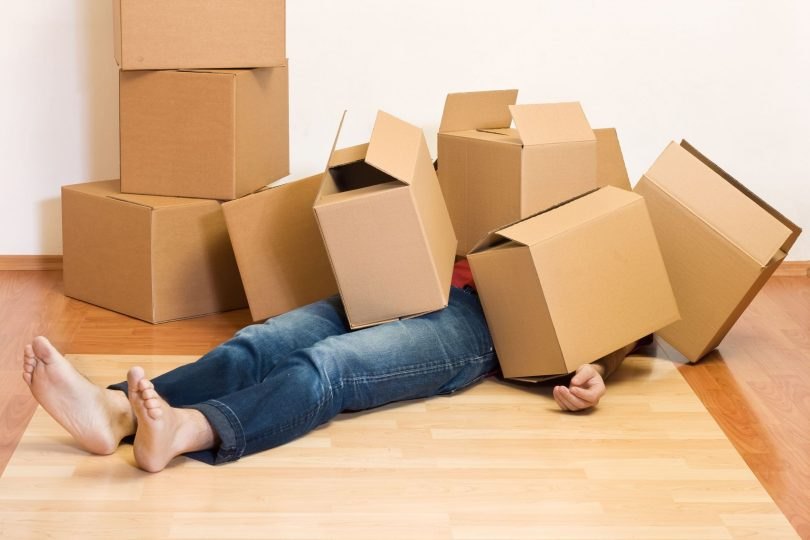
#> input picture JupyterNotebooks/opencv/boxes.jpg, 810 x 540 px, given in place of the camera
$ python cam.test.04.py
#> lines starting #> are read from the running program, lines starting #| are printed output that depends on the picture; after the words box and inside, x2 and y2 are one past the last pixel; in counts of white or black regions, pixels touching at a corner belong together
#
# pip install opencv-python
#
import cv2
import numpy as np

print('Using OpenCV version', cv2.__version__)
cam = cv2.VideoCapture(0)
w = 512
h = 384
cam.set(3, w)
cam.set(4, h)

verboseContour = False
verbose = False

while True:
    ret, image = cam.read()
#> image is the input picture: shape (540, 810, 3); mean B, G, R 144, 174.9, 208.7
    if ret:
        cv2.imshow('Original', image)
        # cv2.imwrite('./snap1.jpg', image)

        img_gray = cv2.cvtColor(image, cv2.COLOR_BGR2GRAY)
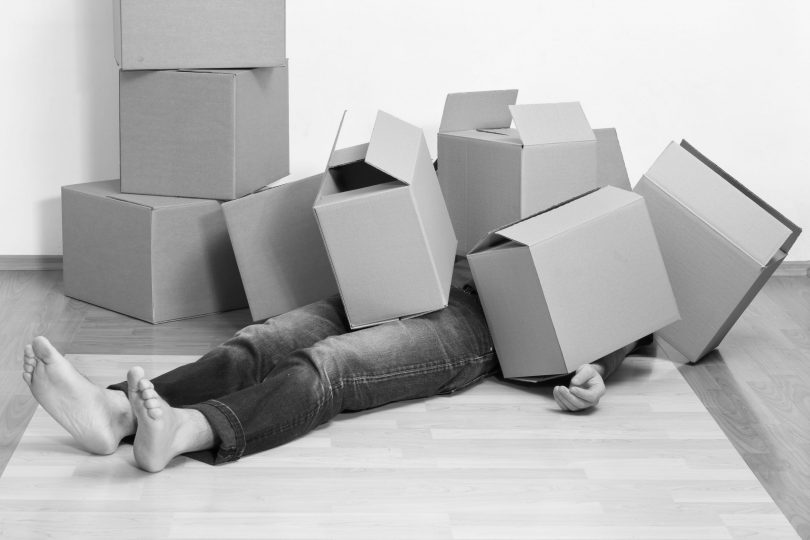
#> img_gray: shape (540, 810); min 1, max 252, mean 181.5
        cv2.imshow('Gray', img_gray)

        ret, thresh = cv2.threshold(img_gray, 127, 255, 0)
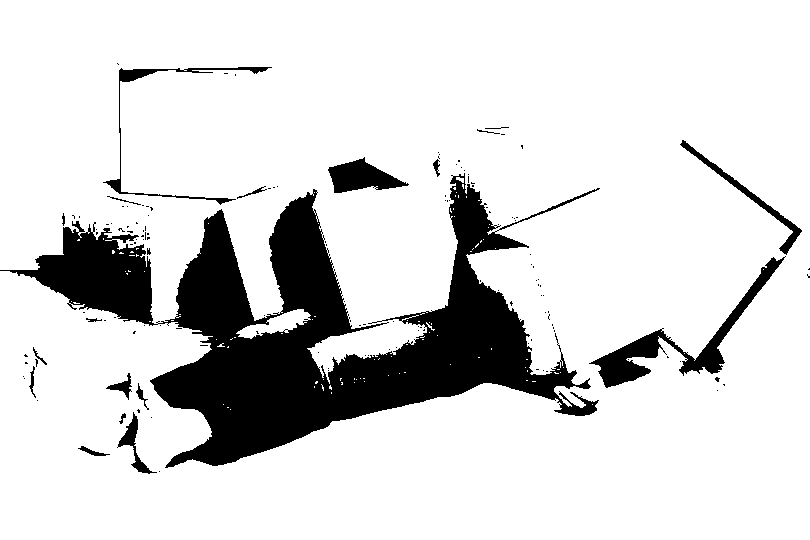
#> thresh: shape (540, 810); 84.7% white; 144 black regions (124 under 20 px)
        height, width = thresh.shape[:2]
#> height = 540; width = 810
        # cv2.imshow('Thresh {}x{}'.format(width, height), thresh)
        cv2.imshow('Thresh', thresh)
        try:
            # Only 2 prms returned!!!
            contours, hierarchy = cv2.findContours(thresh, cv2.RETR_TREE, cv2.CHAIN_APPROX_SIMPLE)
#> contours = 325 contours, 295 with area under 20; largest, box (x1, y1, x2, y2) and area: (0, 0, 810, 540) 428114, (149, 172, 600, 469) 52104, (588, 256, 786, 389) 4180, (327, 156, 410, 194) 1672, (102, 66, 273, 206) 1564
            if verboseContour:
                print("Contours were found!! list of {} elements (ndarrays)".format(len(contours)))
                for i in range(len(contours)):
                    nb_points = len(contours[i])
                    if nb_points > 50:
                        print("Contour {} has {} points".format(i, nb_points))

            # Print contours on original image
            # cv2.drawContours(image, contours, -1, (0, 255, 0), 3)  # in green
            # cv2.imshow('Contours', image)

            # Create blank image, print contours on it
            blank_image = np.zeros((height, width, 3), np.uint8)
            color = (255, 255, 255)   # white
            blank_image[:] = color

            cv2.drawContours(blank_image, contours, -1, (0, 0, 0), 3)  # in black
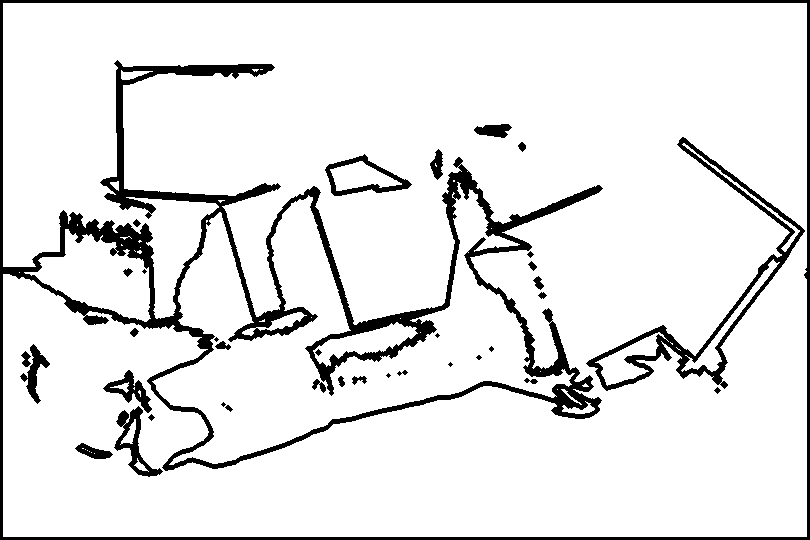
#> blank_image: shape (540, 810, 3); 90.4% white; 36 black regions (8 under 20 px), largest, box (x1, y1, x2, y2) and area: (0, 0, 810, 540) 32252, (586, 137, 805, 391) 4663, (114, 406, 163, 477) 991
            cv2.imshow('Blank', blank_image)

        except ValueError as ve:
            # keep going
            if verbose:
                print(ve)
        finally:
            if verbose:
                print('Moving on')
    else:
        print('Oops!')
    key = cv2.waitKey(1) & 0xFF
#> (key q is pressed here)
    if key != 255:   # ord('q'):
        print("Key {}".format(key))
        break

cv2.destroyAllWindows()
cam.release()

$ run again, on JupyterNotebooks/opencv/manycolors.jpg
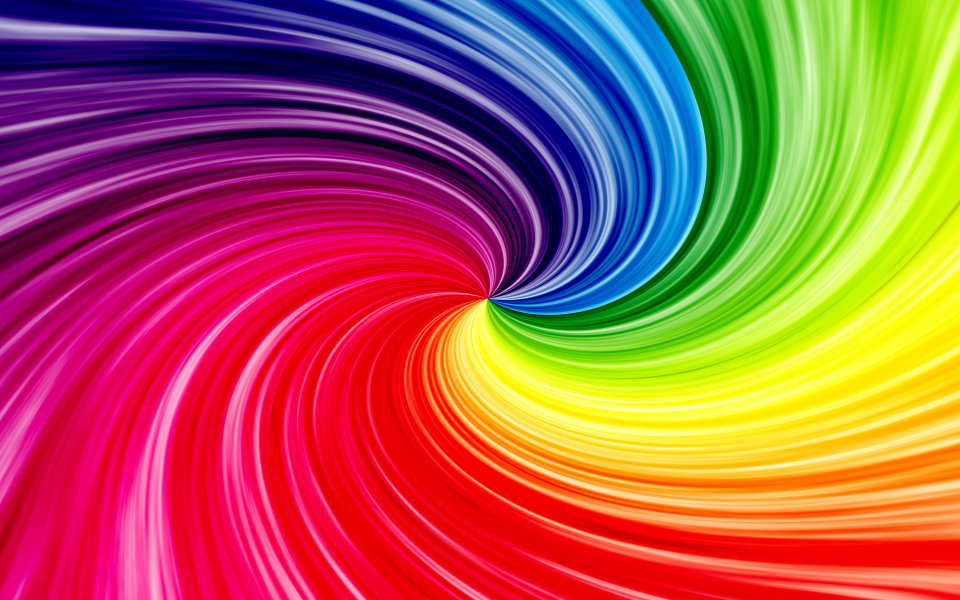
#> input picture JupyterNotebooks/opencv/manycolors.jpg, 2880 x 1800 px, given in place of the camera (shown at 1/3 size)
#> image is the input picture: shape (1800, 2880, 3); mean B, G, R 81.3, 91.6, 170.7
#> `ret, thresh = cv2.threshold(img_gray, 127, 255, 0)`:
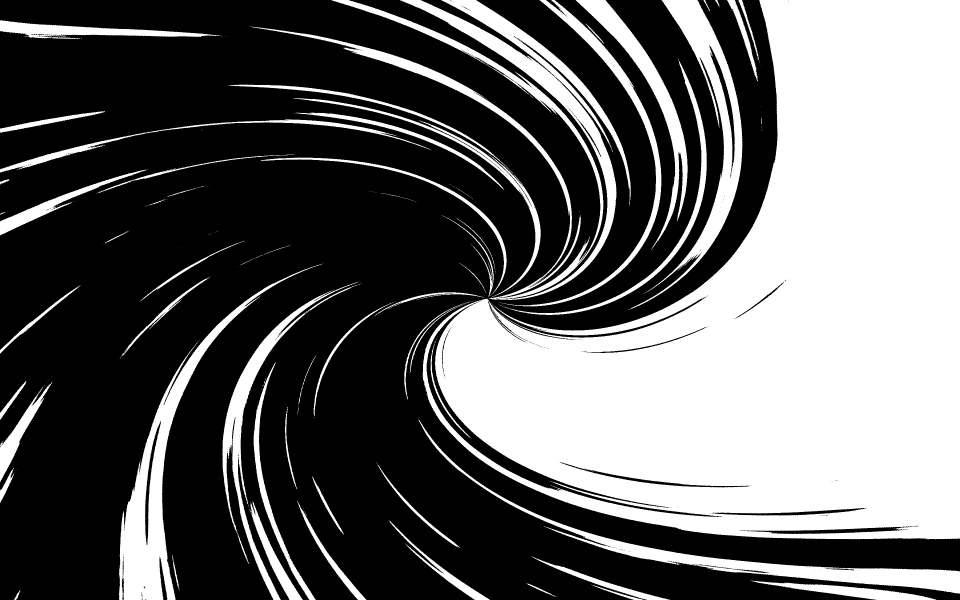
#> thresh: shape (1800, 2880) (shown at 1/3 size); 39% white; 455 white regions (393 under 20 px)
#> contours = 1243 contours, 1157 with area under 20; largest, box (x1, y1, x2, y2) and area: (1268, 0, 2880, 1618) 1519218, (756, 0, 1850, 900) 80436, (356, 792, 967, 1800) 70883, (1890, 0, 2227, 928) 53182, (1256, 1259, 2880, 1781) 49419
#> `cv2.drawContours(blank_image, contours, -1, (0, 0, 0), 3)`:
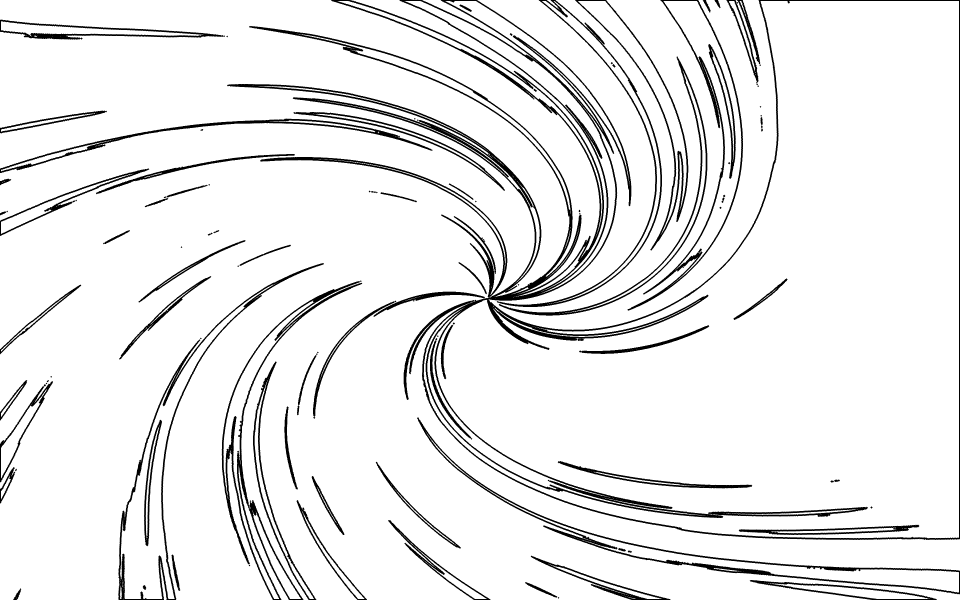
#> blank_image: shape (1800, 2880, 3) (shown at 1/3 size); 92.4% white; 108 black regions (26 under 20 px), largest, box (x1, y1, x2, y2) and area: (681, 0, 2880, 1620) 151141, (665, 843, 1087, 1800) 22044, (1251, 1252, 2880, 1783) 21352
